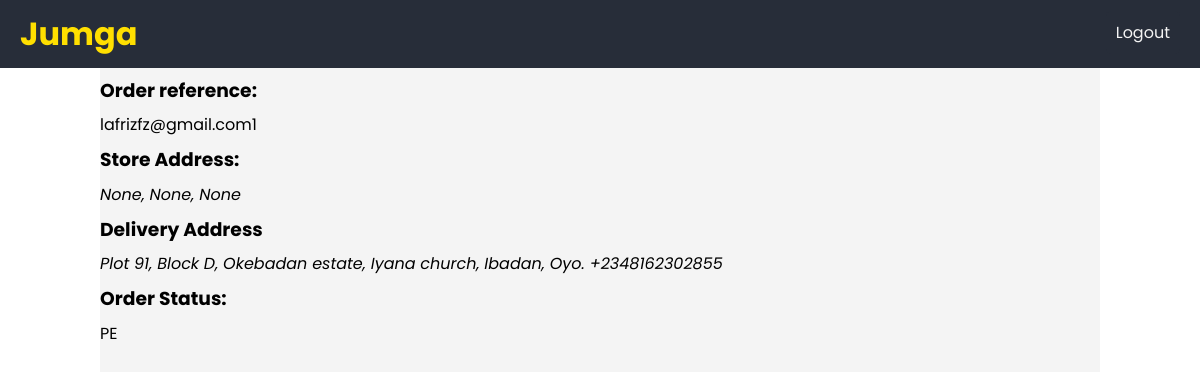
The app's page /dispatch/rider/task/details/1/ (signed in) with its own data.
### store/models.py (models this page shows, shortened)
class Order(models.Model):
	class StatusChoices(models.TextChoices):
		PENDING = 'PE', _('Pending')
		SORTING = 'SR', _('Sorting')
		SHIPMENT = 'SH', _('Shipping')
		DELIVERED = 'DE', _('Delivered')
	customer = models.ForeignKey(Customer, null=True, on_delete = models.SET_NULL)
	store = models.ForeignKey(Store, on_delete=models.CASCADE)
	completed = models.BooleanField(default = False, null = True, blank = True)
	transaction_id = models.CharField(max_length = 200, null = True, blank = True)
	shipping_fee = models.IntegerField(default=0)
	status = models.CharField(max_length = 2, choices = StatusChoices.choices, default=StatusChoices.PENDING)
	dispatch_rider = models.ForeignKey(DispatchRider, null=True, on_delete=models.SET_NULL)
	@property
	def reference(self):
		return self.customer.__str__() + str(self.id)

class Store(models.Model):
	user = models.OneToOneField(User, on_delete=models.CASCADE)
	name = models.CharField(max_length=100)
	description = models.TextField()
	email = models.EmailField()
	phone_number = PhoneNumberField()
	address_line_1 = models.CharField(max_length=200, null=True)
	address_line_2 = models.CharField(max_length=200, null=True, blank=True)
	city = models.CharField(max_length=50, null=True)
	state = models.CharField(max_length=50, null=True)
	bank_name = models.CharField(max_length=200)
	account_number = models.CharField(max_length=10)
	is_active = models.BooleanField(default=False)
	slug = AutoSlugField(populate_from='name')

### account/models.py (models this page shows, shortened)
class Customer(models.Model):
    user = models.OneToOneField(User, null=True, on_delete=models.CASCADE, related_name="customer")
    device_id = models.CharField(max_length=30, unique=True, null=True, blank=True)
    def __str__(self):
        if self.user:
            name = self.user.email
        else:
            name = self.device_id
        return str(name)

class User(AbstractBaseUser):
    email = models.EmailField(verbose_name="email", max_length=60, unique=True)
    first_name = models.CharField(max_length=100)
    last_name = models.CharField(max_length=100)
    profile_picture = models.ImageField()
    phone_number = PhoneNumberField()
    date_joined = models.DateTimeField(auto_now_add=True)
    last_login = models.DateTimeField(auto_now=True)
    is_admin = models.BooleanField(default=False)
    is_active = models.BooleanField(default=True)
    is_staff = models.BooleanField(default=False)
    is_superuser = models.BooleanField(default=False)
    USERNAME_FIELD = 'email'
    REQUIRED_FIELDS = ['first_name', 'last_name']
    object = MyAccountManager()
    def __str__(self):
        return self.email

### checkout/models.py (models this page shows)
class Address(models.Model):
    order = models.OneToOneField(Order, on_delete=models.CASCADE)
    first_name = models.CharField(max_length = 250, null = True)
    last_name = models.CharField(max_length = 250, null = True)
    email = models.EmailField(max_length = 250, null = True, blank = True)
    address_line_1 = models.CharField(max_length = 250, null = True)
    address_line_2 = models.CharField(max_length = 250, null = True, blank = True)
    city = models.CharField(max_length = 250, null = True)
    state = models.CharField(max_length = 250, null = True)
    country = models.CharField(max_length = 250, default = "Nigeria")
    postal_code = models.PositiveIntegerField(null = True)
    phone_number = PhoneNumberField()

### dispatch/views.py (the view)
# urls.py: path('task/details/<int:pk>/', views.TaskDetailsView.as_view(), name="task_details"),
class TaskDetailsView(DetailView):
    model = Order
    template_name = "dispatch/taskDetails.html"

### templates/dispatch/taskDetails.html (shortened to what this page needs)
{% extends 'product/base.html' %}
{% block body %}
    <p><h3>Order reference: </h3> {{ order.reference }}</p>
    <h3>Store Address:</h3>
    <address>
        {{ order.store.address_line_1 }},
        {{ order.store.city }},
        {{ order.store.state }}
    </address>
    <h3>Delivery Address</h3>
    <address>
        {{ order.address.address_line_1 }},
        {{ order.address.city }},
        {{ order.address.state }}.
        {{ order.address.phone_number }}
    </address>
    <h3>Order Status:</h3>
    <p>{{ order.status }}</p>
{% endblock %}

### static/css/base.css (style rules this page uses)
* { box-sizing: border-box; text-decoration: none; margin: 0; font-family: 'Poppins', sans-serif; }
body { width: 100%; margin: 0; background: white; }

### records on screen
Order: reference "lafrizfz@gmail.com1", store.address_line_1 "None", store.city "None", store.state "None", address.address_line_1 "Plot 91, Block D, Okebadan estate, Iyana church", address.city "Ibadan", address.state "Oyo", address.phone_number "+2348162302855", status "PE"
